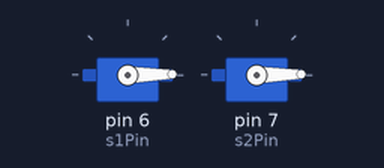
A sketch run on a simulated Arduino Uno, built with avr-gcc and run on an emulated ATmega328P. Parts: 2 × servo.

Above: at 1.05 s.
At 3.2 s:
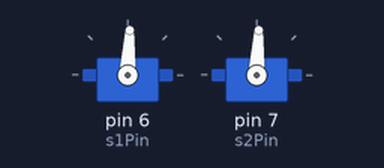
At 5.4 s:
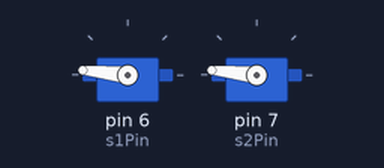
At 9.75 s:
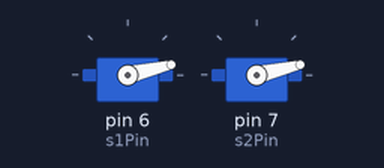
Timing chart, 0 to 12.8 s (numbered marks = the images above):
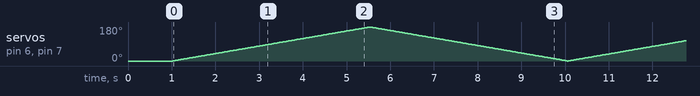

The sketch:

servo_move.ino
```cpp
#include <RF24.h>
#include <RF24_config.h>
#include <nRF24L01.h>
#include <printf.h>

#include <Servo.h>

// create objects
Servo s1;
Servo s2;

const int s1Pin = 6;
const int s2Pin = 7;


void setup() {

  s1.attach(s1Pin);  // attach servo on pin
  s2.attach(s2Pin);

  s1.write(0);  // set to 0 degrees
  s2.write(0);

  delay(1000);

}

void loop() {
  // put your main code here, to run repeatedly:

  // 0 to 180
  for (int i = 0; i<180; i+=1){
    s1.write(i);
    s2.write(i);

    delay(25);  // random move delay
  }

  // 180 to 0
  for (int i=180; i>0; i-=1){
    s1.write(i);
    s2.write(i);

    delay(25);
  }

}
```
